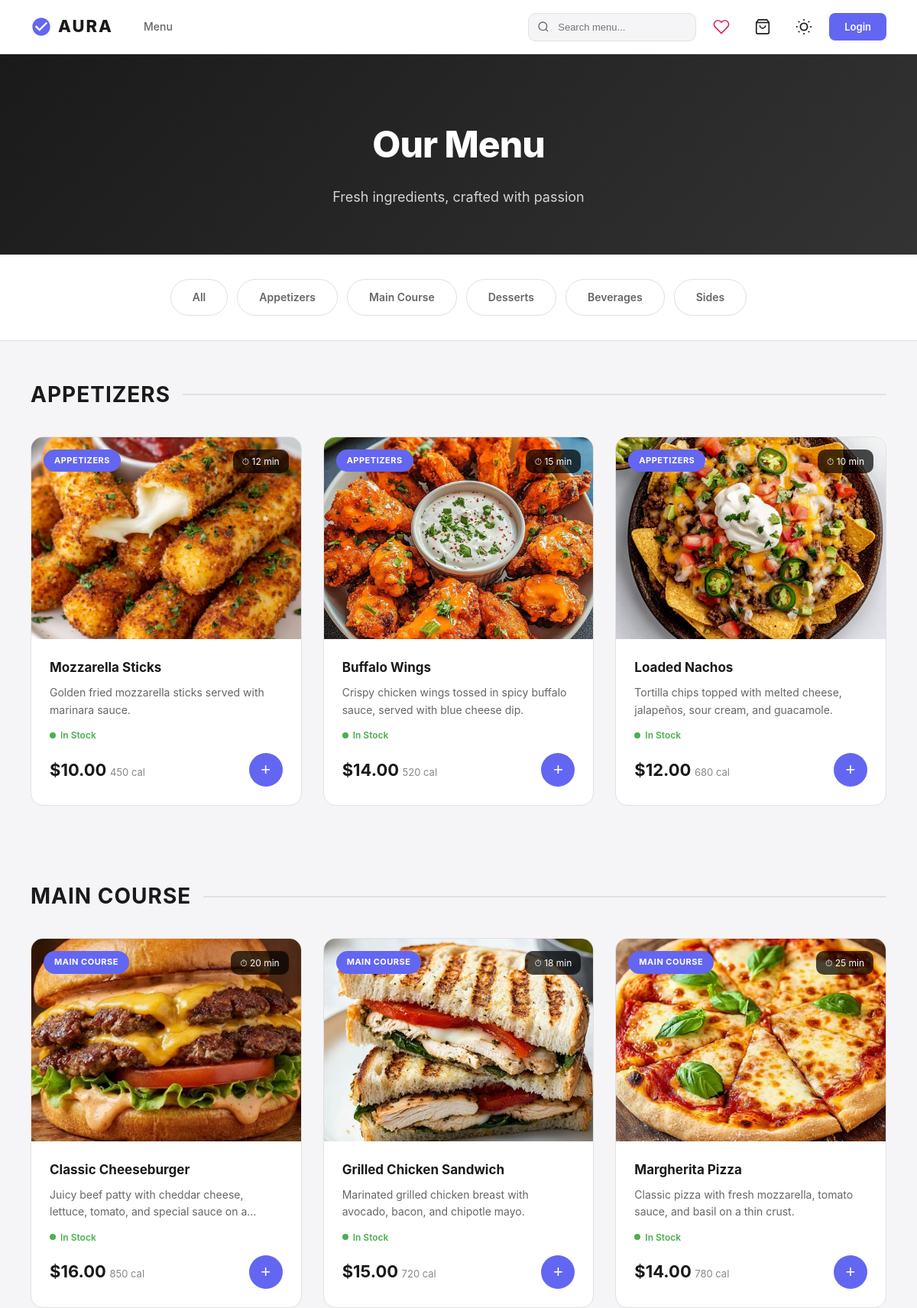
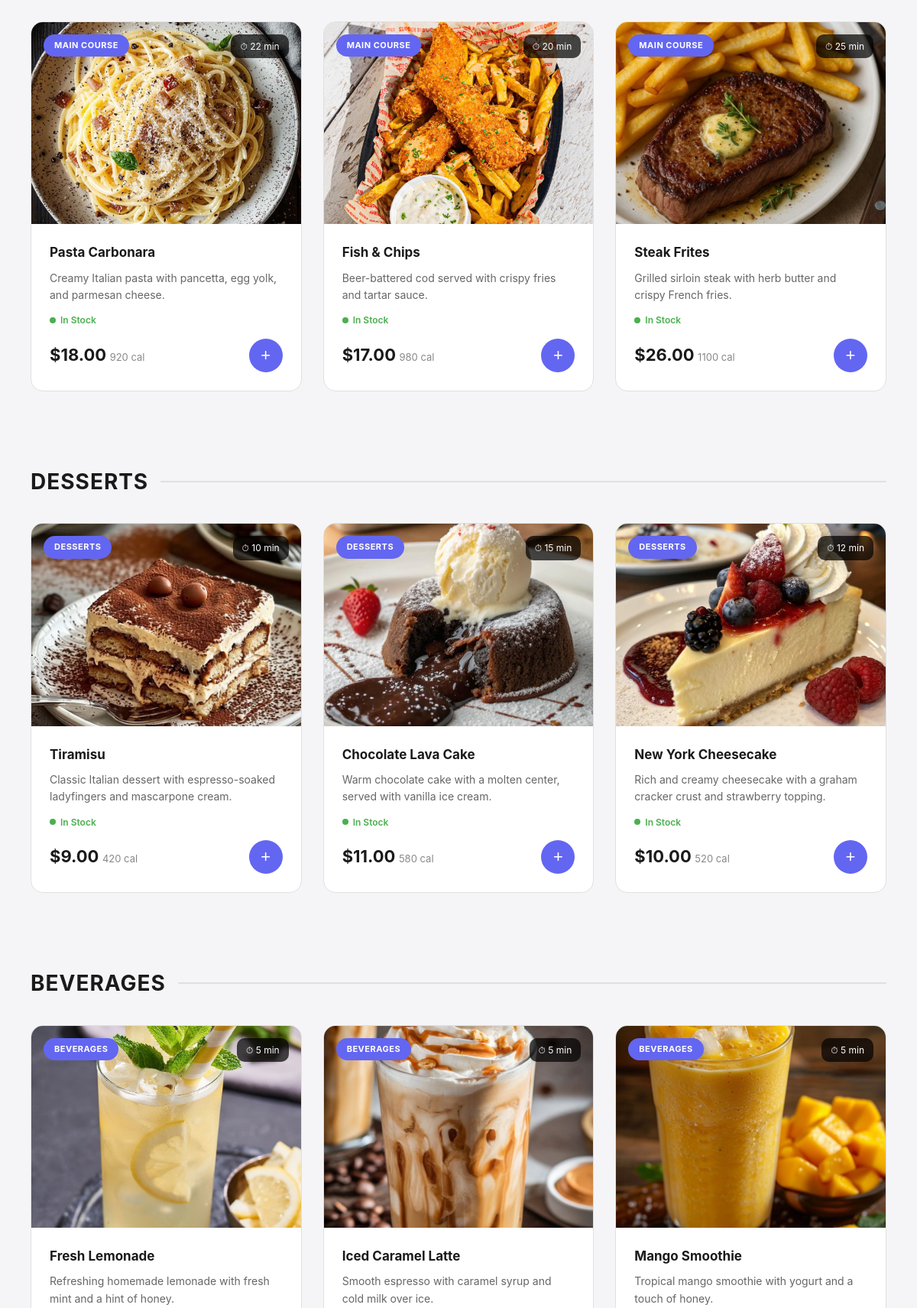
The page / (upper part) on the database its author committed (2 pictures, top to bottom).
### app/models/menu_item.py (models this page shows, shortened)
class MenuItem(db.Model):
    __tablename__ = 'menu_items'
    id = db.Column(db.Integer, primary_key=True)
    name = db.Column(db.String(100), nullable=False)
    description = db.Column(db.Text)
    price = db.Column(db.Numeric(10, 2), nullable=False)
    category = db.Column(db.Enum(Category), nullable=False)
    image_url = db.Column(db.String(255))
    is_available = db.Column(db.Boolean, default=True)
    stock_quantity = db.Column(db.Integer, default=10)  # ← NEW: Available stock
    preparation_time = db.Column(db.Integer, default=15)
    calories = db.Column(db.Integer)
    ingredients = db.Column(db.Text)
    created_at = db.Column(db.DateTime, default=db.func.current_timestamp())
    order_items = db.relationship('OrderItem', backref='menu_item', lazy=True)
    reviews = db.relationship('Review', backref='menu_item', lazy=True, cascade='all, delete-orphan')
    @property
    def available_stock(self):
        from app.models.orders import Order, OrderStatus
        from app.models.order_item import OrderItem
        pending = db.session.query(db.func.sum(OrderItem.quantity)).join(
            Order, OrderItem.order_id == Order.id
        ).filter(
            OrderItem.menu_item_id == self.id,
            Order.status.in_([OrderStatus.PENDING, OrderStatus.CONFIRMED])
        ).scalar() or 0
        return max(0, self.stock_quantity - pending)

### app/routes/main.py (the view)
@main_bp.route('/')
def home():
    items = MenuItem.query.all()
    categories = {}
    for item in items:
        cat_name = item.category.value
        if cat_name not in categories:
            categories[cat_name] = []
        categories[cat_name].append(item)
    return render_template('products/home.html', categories=categories)

### app/templates/products/home.html (shortened to what this page needs)
{% extends "base.html" %}
{% block content %}
<section class="hero">
  <h1>Our Menu</h1>
  <p>Fresh ingredients, crafted with passion</p>
</section>
<div class="cat-filter">
  <a href="{{ url_for('customer.menu') }}" class="cat-btn {% if active_category == 'all' %}on{% endif %}">All</a>
  <a href="{{ url_for('customer.menu', category='appetizers') }}" class="cat-btn {% if active_category == 'appetizers' %}on{% endif %}">Appetizers</a>
  <a href="{{ url_for('customer.menu', category='main_course') }}" class="cat-btn {% if active_category == 'main_course' %}on{% endif %}">Main Course</a>
  <a href="{{ url_for('customer.menu', category='desserts') }}" class="cat-btn {% if active_category == 'desserts' %}on{% endif %}">Desserts</a>
  <a href="{{ url_for('customer.menu', category='beverages') }}" class="cat-btn {% if active_category == 'beverages' %}on{% endif %}">Beverages</a>
  <a href="{{ url_for('customer.menu', category='sides') }}" class="cat-btn {% if active_category == 'sides' %}on{% endif %}">Sides</a>
</div>
{% for category_name, items in categories.items() %}
{% if items %}
<section class="menu-section">
  <h2 class="menu-title">{{ category_name }}</h2>
  <div class="menu-grid">
    {% for item in items %}
    <article class="food-card">
      <div class="food-img" onclick="window.location.href='{{ url_for('customer.product_details', id=item.id) }}'">
        {% if item.image_url %}
          {% set img_path = item.image_url %}
          {% if img_path.startswith('static/') %}
            {% set img_path = img_path[7:] %}
          {% endif %}
          <img src="{{ url_for('static', filename=img_path) }}" alt="{{ item.name }}" onerror="this.src='https://via.placeholder.com/400x300?text={{ item.name | urlencode }}'">
        {% else %}
          <img src="https://via.placeholder.com/400x300?text={{ item.name | urlencode }}" alt="{{ item.name }}">
        {% endif %}
        <span class="food-badge">{{ item.category.value }}</span>
        <span class="food-time">⏱ {{ item.preparation_time }} min</span>
      </div>
      <div class="food-info" onclick="window.location.href='{{ url_for('customer.product_details', id=item.id) }}'">
        <h3 class="food-name">{{ item.name }}</h3>
        <p class="food-desc">{{ item.description or 'Delicious food crafted with passion.' }}</p>
        {% set available = item.available_stock %}
        <div class="stock-indicator {% if available > 5 %}in-stock{% elif available > 0 %}low-stock{% else %}out-of-stock{% endif %}">
          <span class="dot"></span>
          {% if available > 5 %}
            In Stock
          {% elif available > 0 %}
            Only {{ available }} left
          {% else %}
            Out of Stock
          {% endif %}
        </div>
        <div class="food-bottom">
          <div>
            <span class="food-price">${{ "%.2f"|format(item.price|float) }}</span>
            <span class="food-cal">{{ item.calories or 'N/A' }} cal</span>
          </div>
          {% if available > 0 %}
          <button class="add-btn" onclick="event.stopPropagation(); addToCartHome({{ item.id }}, 1, this)" title="Add to Cart">
            +
          </button>
          {% else %}
          <button class="add-btn" disabled title="Out of Stock">×</button>
          {% endif %}
        </div>
      </div>
    </article>
    {% endfor %}
  </div>
</section>
{% endif %}
{% endfor %}
{% endblock %}

### app/static/css/style.css (style rules this page uses)
:root { --c1:#1a1a1a; --c2:#6366f1; --cg:#666; --cl:#888; --cb:#e0e0e0; --cw:#fff; --bg:#f5f5f7; --r:8px; --tr:all .3s; }
* { margin:0;padding:0;box-sizing:border-box }
body { font-family:-apple-system,BlinkMacSystemFont,'Segoe UI',Roboto,sans-serif;background:var(--bg);color:var(--c1);line-height:1.6 }
a { text-decoration:none;color:inherit }
img { max-width:100%;display:block }

### app/templates/products/home.html (style rules this page uses)
.hero { background:linear-gradient(135deg,#1a1a1a 0%,#333 100%);color:#fff;padding:80px 40px 60px;text-align:center;position:relative;overflow:hidden }
.hero::before { content:'';position:absolute;top:0;left:0;right:0;bottom:0;background-size:60px;opacity:0.5 }
.hero h1 { font-size:48px;font-weight:800;margin-bottom:16px;letter-spacing:-1px;position:relative }
.hero p { font-size:18px;opacity:0.8;max-width:500px;margin:0 auto;position:relative }
.cat-filter { display:flex;justify-content:center;gap:12px;padding:32px 40px;background:var(--cw);border-bottom:1px solid var(--cb);flex-wrap:wrap }
.cat-btn { padding:12px 28px;border:1.5px solid var(--cb);background:var(--cw);border-radius:30px;font-size:14px;font-weight:600;cursor:pointer;transition:var(--tr);text-decoration:none;color:var(--text-secondary) }
.menu-section { padding:48px 40px;max-width:1400px;margin:0 auto }
.menu-title { font-size:28px;font-weight:700;margin-bottom:32px;text-transform:uppercase;letter-spacing:1px;display:flex;align-items:center;gap:16px;color:var(--text-primary) }
.menu-title::after { content:'';flex:1;height:2px;background:var(--cb);border-radius:1px }
.menu-grid { display:grid;grid-template-columns:repeat(auto-fill,minmax(300px,1fr));gap:28px }
.food-card { background:var(--card-bg);border-radius:16px;overflow:hidden;transition:var(--tr);border:1px solid var(--cb);cursor:pointer;position:relative }
.food-img { aspect-ratio:4/3;background:var(--cb);position:relative;overflow:hidden }
.food-img img { width:100%;height:100%;object-fit:cover;transition:transform .4s }
.food-badge { position:absolute;top:16px;left:16px;padding:6px 14px;background:var(--c2);color:#fff;font-size:11px;font-weight:700;border-radius:20px;text-transform:uppercase;letter-spacing:0.5px }
.food-time { position:absolute;top:16px;right:16px;padding:6px 12px;background:rgba(0,0,0,.7);color:#fff;font-size:12px;border-radius:10px;display:flex;align-items:center;gap:6px }
.food-info { padding:24px }
.food-name { font-size:17px;font-weight:700;margin-bottom:8px;white-space:nowrap;overflow:hidden;text-overflow:ellipsis;color:var(--text-primary) }
.food-desc { font-size:14px;color:var(--text-secondary);margin-bottom:12px;line-height:1.6;display:-webkit-box;-webkit-line-clamp:2;-webkit-box-orient:vertical;overflow:hidden;min-height:44px }
.stock-indicator { font-size:12px;margin-bottom:14px;font-weight:600;display:flex;align-items:center;gap:6px }
.stock-indicator.in-stock { color:#4caf50 }
.stock-indicator .dot { width:8px;height:8px;border-radius:50%;display:inline-block }
.stock-indicator.in-stock .dot { background:#4caf50 }
.food-bottom { display:flex;justify-content:space-between;align-items:center;margin-top:4px }
.food-price { font-size:22px;font-weight:700;color:var(--text-primary) }
.food-cal { font-size:13px;color:var(--text-muted) }
.add-btn { width:44px;height:44px;background:var(--c2);color:#fff;border:none;border-radius:50%;font-size:22px;cursor:pointer;transition:var(--tr);display:flex;align-items:center;justify-content:center }

### app/templates/base.html (style rules this page uses)
:root { --c1:#1a1a1a; --c2:#6366f1; --cg:#666; --cl:#888; --cb:#e0e0e0; --cw:#fff; --bg:#f5f5f7; --r:12px; --tr:all .3s; --shadow-sm:0 2px 8px rgba(0,0,0,0.06); --shadow-md:0 4px 16px rgba(0,0,0,0.08); --shadow-lg:0 12px 40px rgba(0,0,0,0.12); --card-bg:#fff; --text-primary:#1a1a1a; --text-secondary:#666; --text-muted:#888; }
* { margin:0;padding:0;box-sizing:border-box }
body { font-family:-apple-system,BlinkMacSystemFont,'Segoe UI',Roboto,sans-serif;background:var(--bg);color:var(--text-primary);line-height:1.6 }
a { text-decoration:none;color:inherit }
img { max-width:100%;display:block }

### rows shown on the page
MenuItem: name (picture), category.value "APPETIZERS", preparation_time "12", name "Mozzarella Sticks", description "Golden fried mozzarella sticks served with marinara sauce.", shows "In Stock", price "10.00", calories "450"
MenuItem: name (picture), category.value "APPETIZERS", preparation_time "15", name "Buffalo Wings", description "Crispy chicken wings tossed in spicy buffalo sauce, served with blue cheese dip.", shows "In Stock", price "14.00", calories "520"
MenuItem: name (picture), category.value "APPETIZERS", preparation_time "10", name "Loaded Nachos", description "Tortilla chips topped with melted cheese, jalapeños, sour cream, and guacamole.", shows "In Stock", price "12.00", calories "680"
MenuItem: name (picture), category.value "MAIN COURSE", preparation_time "20", name "Classic Cheeseburger", description "Juicy beef patty with cheddar cheese, lettuce, tomato, and special sauce on…", shows "In Stock", price "16.00", calories "850"
MenuItem: name (picture), category.value "MAIN COURSE", preparation_time "18", name "Grilled Chicken Sandwich", description "Marinated grilled chicken breast with avocado, bacon, and chipotle mayo.", shows "In Stock", price "15.00", calories "720"
MenuItem: name (picture), category.value "MAIN COURSE", preparation_time "25", name "Margherita Pizza", description "Classic pizza with fresh mozzarella, tomato sauce, and basil on a thin crust.", shows "In Stock", price "14.00", calories "780"
MenuItem: name (picture), category.value "MAIN COURSE", preparation_time "22", name "Pasta Carbonara", description "Creamy Italian pasta with pancetta, egg yolk, and parmesan cheese.", shows "In Stock", price "18.00", calories "920"
MenuItem: name (picture), category.value "MAIN COURSE", preparation_time "20", name "Fish & Chips", description "Beer-battered cod served with crispy fries and tartar sauce.", shows "In Stock", price "17.00", calories "980"
MenuItem: name (picture), category.value "MAIN COURSE", preparation_time "25", name "Steak Frites", description "Grilled sirloin steak with herb butter and crispy French fries.", shows "In Stock", price "26.00", calories "1100"
MenuItem: name (picture), category.value "DESSERTS", preparation_time "10", name "Tiramisu", description "Classic Italian dessert with espresso-soaked ladyfingers and mascarpone cream.", shows "In Stock", price "9.00", calories "420"
MenuItem: name (picture), category.value "DESSERTS", preparation_time "15", name "Chocolate Lava Cake", description "Warm chocolate cake with a molten center, served with vanilla ice cream.", shows "In Stock", price "11.00", calories "580"
MenuItem: name (picture), category.value "DESSERTS", preparation_time "12", name "New York Cheesecake", description "Rich and creamy cheesecake with a graham cracker crust and strawberry topping.", shows "In Stock", price "10.00", calories "520"
MenuItem: name (picture), category.value "BEVERAGES", preparation_time "5", name "Fresh Lemonade", description "Refreshing homemade lemonade with fresh mint and a hint of honey."
MenuItem: name (picture), category.value "BEVERAGES", preparation_time "5", name "Iced Caramel Latte", description "Smooth espresso with caramel syrup and cold milk over ice."
MenuItem: name (picture), category.value "BEVERAGES", preparation_time "5", name "Mango Smoothie", description "Tropical mango smoothie with yogurt and a touch of honey."

### other values the page prints
{{ category_name }} "APPETIZERS" "MAIN COURSE" "DESSERTS" "BEVERAGES"
